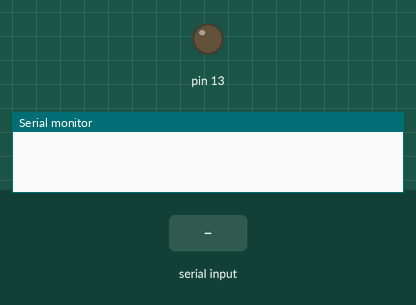
The sketch below on a simulated Arduino Uno, built with avr-gcc and run on an emulated ATmega328P. On the bench: output pins drawn as LEDs (lit = HIGH), the last lines printed to the serial monitor. The test bench sets the inputs (shaded band).

Above: at 1.2 s.
1.3 s: "1\n" received over Serial
At 1.9 s:
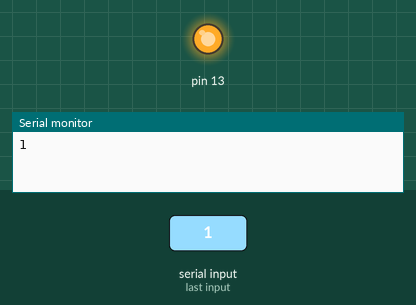
Timing chart, 0 to 4.3 s (numbered marks = the images above; inputs shaded):
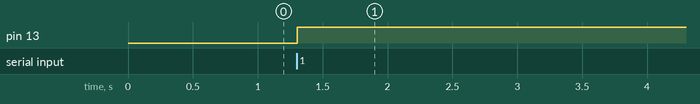

The sketch:

serialTest.ino
```cpp
String data = "99.0,99.0,99.0,99.0,99.0,99.0";
String message = "";
void setup() {
  // put your setup code here, to run once:
Serial.begin(115200);
pinMode(13,OUTPUT);
}

void loop() {
  // put your main code here, to run repeatedly:
message = "1.0,2.0,3.0,30.0,30.0,30.0";
if(Serial.available())
  {
    data = Serial.readStringUntil('\n');;
    message = String(data);
    digitalWrite(13,HIGH);
    Serial.println(message);
  }

  if (data == "")
  {
    digitalWrite(13,LOW);
   // Serial.println("88.0,88.0,88.0,88.0,88.0,88.0");
  }
  else
  {
    // Serial.println(data);

  //  Serial.println(data);
  }

  delay(20);
}
```

Measured:
- after the input at 1.3 s, pin 13: LOW → HIGH at once
